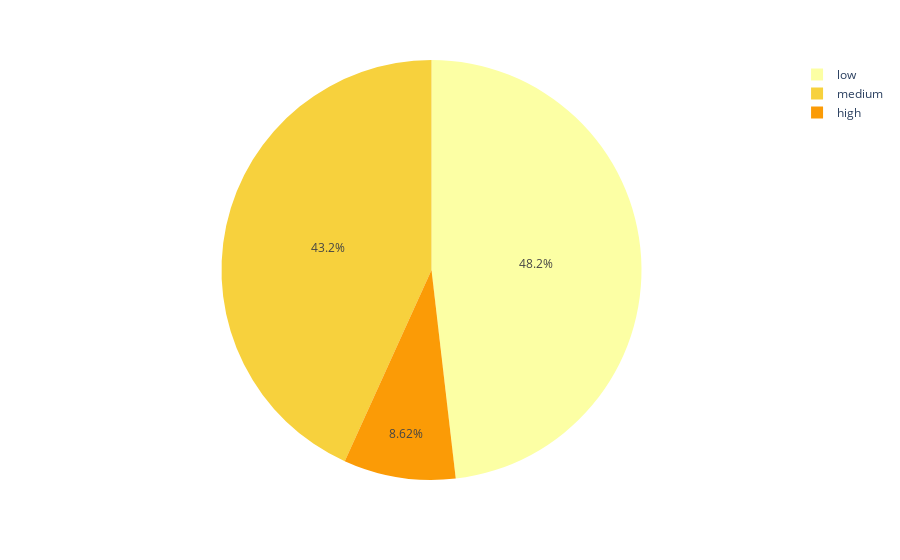

Source (notebook cell):
### Markdown cell above
Product Importance

### Code cell
importance = data_categorical['Product_importance'].value_counts().reset_index()
importance.columns = ['Importance', 'Value']
fig = px.pie(
    importance,
    names='Importance',
    values='Value',
    color_discrete_sequence=px.colors.sequential.Inferno_r
)
fig.update_traces(textinfo='percent')
fig.show()

### Figure 1 — Plotly figure (JSON) as saved in the notebook; plotly's stock layout.template omitted (floating-point values rounded to 4 significant figures)
{"data": [{"domain": {"x": [0, 1], "y": [0, 1]}, "hovertemplate": "Importance=%{label}<br>Value=%{value}<extra></extra>", "labels": ["low", "medium", "high"], "legendgroup": "", "name": "", "showlegend": true, "textinfo": "percent", "type": "pie", "values": [5297, 4754, 948]}], "layout": {"legend": {"tracegroupgap": 0}, "margin": {"t": 60}, "piecolorway": ["#fcffa4", "#f7d13d", "#fb9b06", "#ed6925", "#cf4446", "#a52c60", "#781c6d", "#4a0c6b", "#1b0c41", "#000004"]}}
